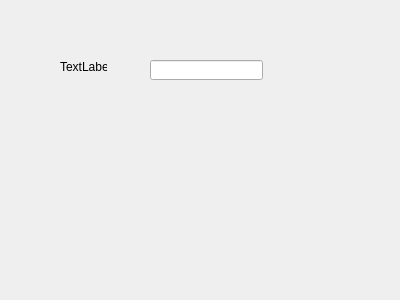
<?xml version="1.0" encoding="UTF-8"?>
<ui version="4.0">
 <class>AdminShowStudent_extensionSearch</class>
 <widget class="QWidget" name="AdminShowStudent_extensionSearch">
  <property name="geometry">
   <rect>
    <x>0</x>
    <y>0</y>
    <width>400</width>
    <height>300</height>
   </rect>
  </property>
  <property name="windowTitle">
   <string>Form</string>
  </property>
  <widget class="QLabel" name="label">
   <property name="geometry">
    <rect>
     <x>60</x>
     <y>60</y>
     <width>47</width>
     <height>13</height>
    </rect>
   </property>
   <property name="text">
    <string>TextLabel</string>
   </property>
  </widget>
  <widget class="QLineEdit" name="lineEdit">
   <property name="geometry">
    <rect>
     <x>150</x>
     <y>60</y>
     <width>113</width>
     <height>20</height>
    </rect>
   </property>
  </widget>
 </widget>
 <resources/>
 <connections/>
</ui>
